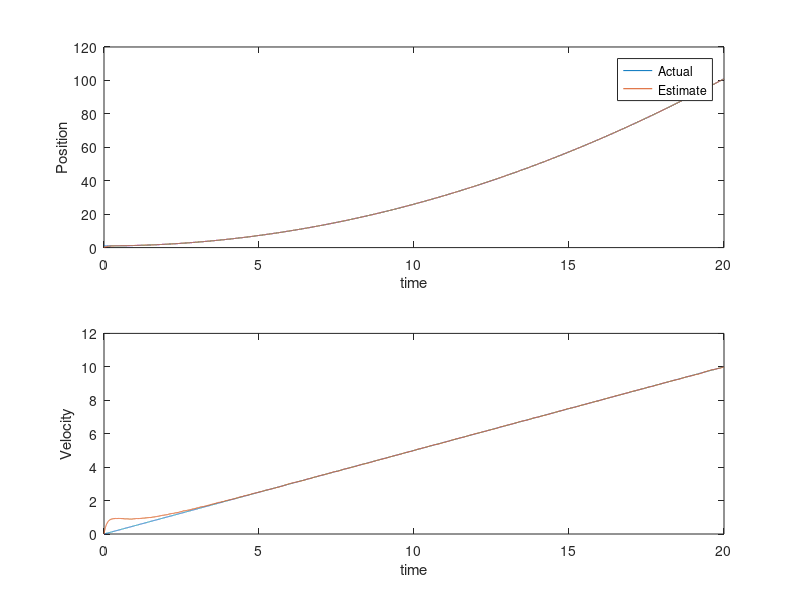

Write MATLAB code to recreate this figure.
clc
close all
clear all


A = [0 1;0 0];
B = [0; 1];
C = [1 0;1 0];

t = 0:0.001:20; 
dt = t(2) - t(1);
X(:,1) = [1;0];
y(:,1) = C*X;
R_k = diag([1 .01]);
Q_k = diag([1 1]);
P_k = care(A',C',Q_k,R_k);
K_k = P_k*C'*inv(R_k);
L = K_k;
K_k
X_hat(:,1) = [0;0];
y_hat(:,1) = C*X_hat;
for i = 2:length(t)
    u = .5;
    
    X(:,i) = X(:,i-1)  +dt * (A*X(:,i-1) + B*u);
    y(:,i) = C*X(:,i) + sqrt(R_k)*randn(size(C,1),1);

    X_hat(:,i) = X_hat(:,i-1)  +dt * (A*X_hat(:,i-1) + B*u +L *(y(:,i-1)-y_hat(:,i-1)));
    y_hat(:,i) = C*X_hat(:,i) ;
end


figure;
subplot(2,1,1)
plot(t,X(1,:),t,X_hat(1,:))
legend('Actual','Estimate')
xlabel('time')
ylabel('Position')
subplot(2,1,2)
plot(t,X(2,:),t,X_hat(2,:))
xlabel('time')
ylabel('Velocity')
